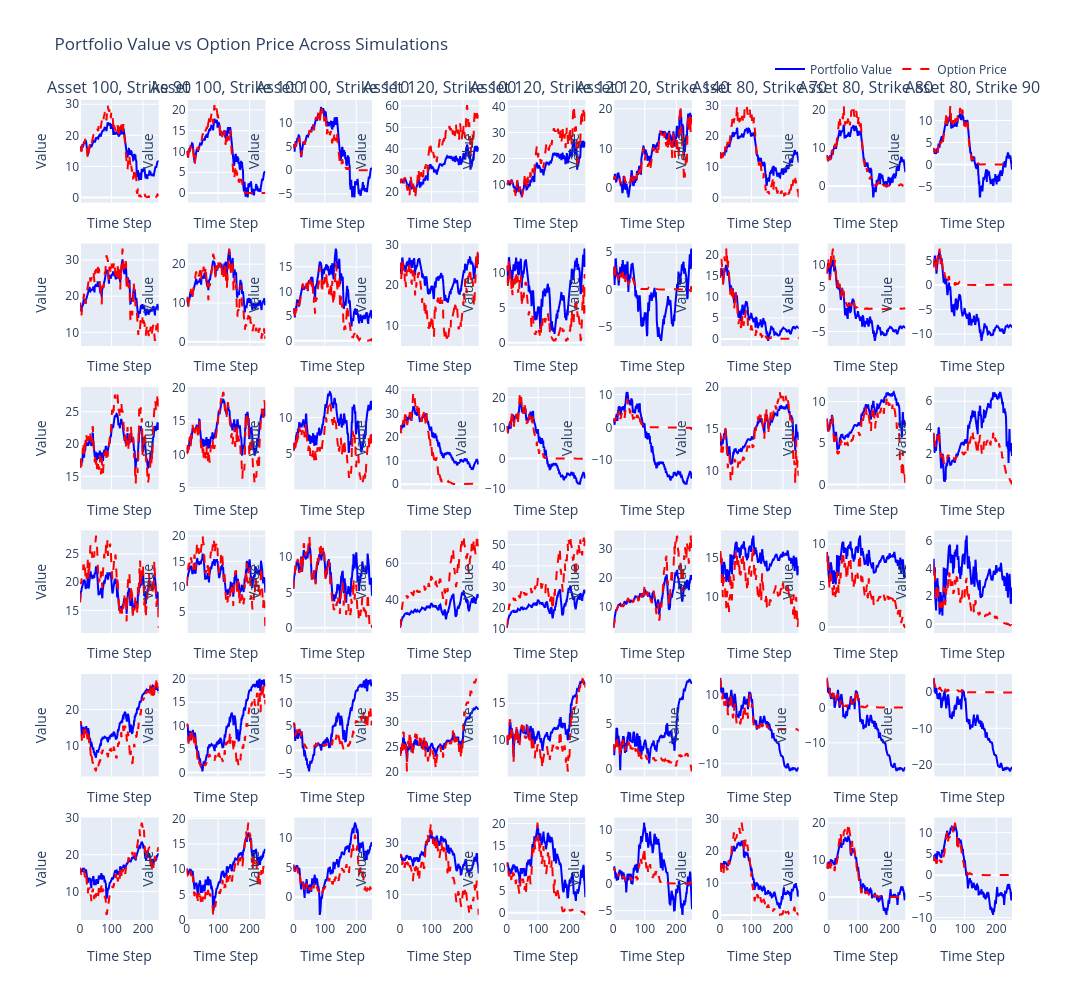

The notebook cell saved with this chart:
### Code cell
plot_portfolio_vs_option_price(env._env)

### Figure 1 — Plotly figure (JSON) as saved in the notebook; plotly's stock layout.template omitted (floating-point values rounded to 4 significant figures; data arrays with more than 128 entries replaced by an {"elided": "..."} marker saying what was removed)
{"data": [{"line": {"color": "blue", "dash": "solid"}, "mode": "lines", "name": "Portfolio Value", "showlegend": true, "type": "scatter", "x": {"elided": "251 int values"}, "xaxis": "x", "y": {"elided": "251 float values"}, "yaxis": "y"}, {"line": {"color": "red", "dash": "dash"}, "mode": "lines", "name": "Option Price", "showlegend": true, "type": "scatter", "x": {"elided": "251 int values"}, "xaxis": "x", "y": {"elided": "251 float values"}, "yaxis": "y"}, {"line": {"color": "blue", "dash": "solid"}, "mode": "lines", "showlegend": false, "type": "scatter", "x": {"elided": "251 int values"}, "xaxis": "x2", "y": {"elided": "251 float values"}, "yaxis": "y2"}, {"line": {"color": "red", "dash": "dash"}, "mode": "lines", "showlegend": false, "type": "scatter", "x": {"elided": "251 int values"}, "xaxis": "x2", "y": {"elided": "251 float values"}, "yaxis": "y2"}, {"line": {"color": "blue", "dash": "solid"}, "mode": "lines", "showlegend": false, "type": "scatter", "x": {"elided": "251 int values"}, "xaxis": "x3", "y": {"elided": "251 float values"}, "yaxis": "y3"}, {"line": {"color": "red", "dash": "dash"}, "mode": "lines", "showlegend": false, "type": "scatter", "x": {"elided": "251 int values"}, "xaxis": "x3", "y": {"elided": "251 float values"}, "yaxis": "y3"}, {"line": {"color": "blue", "dash": "solid"}, "mode": "lines", "showlegend": false, "type": "scatter", "x": {"elided": "251 int values"}, "xaxis": "x4", "y": {"elided": "251 float values"}, "yaxis": "y4"}, {"line": {"color": "red", "dash": "dash"}, "mode": "lines", "showlegend": false, "type": "scatter", "x": {"elided": "251 int values"}, "xaxis": "x4", "y": {"elided": "251 float values"}, "yaxis": "y4"}, {"line": {"color": "blue", "dash": "solid"}, "mode": "lines", "showlegend": false, "type": "scatter", "x": {"elided": "251 int values"}, "xaxis": "x5", "y": {"elided": "251 float values"}, "yaxis": "y5"}, {"line": {"color": "red", "dash": "dash"}, "mode": "lines", "showlegend": false, "type": "scatter", "x": {"elided": "251 int values"}, "xaxis": "x5", "y": {"elided": "251 float values"}, "yaxis": "y5"}, {"line": {"color": "blue", "dash": "solid"}, "mode": "lines", "showlegend": false, "type": "scatter", "x": {"elided": "251 int values"}, "xaxis": "x6", "y": {"elided": "251 float values"}, "yaxis": "y6"}, {"line": {"color": "red", "dash": "dash"}, "mode": "lines", "showlegend": false, "type": "scatter", "x": {"elided": "251 int values"}, "xaxis": "x6", "y": {"elided": "251 float values"}, "yaxis": "y6"}, {"line": {"color": "blue", "dash": "solid"}, "mode": "lines", "showlegend": false, "type": "scatter", "x": {"elided": "251 int values"}, "xaxis": "x7", "y": {"elided": "251 float values"}, "yaxis": "y7"}, {"line": {"color": "red", "dash": "dash"}, "mode": "lines", "showlegend": false, "type": "scatter", "x": {"elided": "251 int values"}, "xaxis": "x7", "y": {"elided": "251 float values"}, "yaxis": "y7"}, {"line": {"color": "blue", "dash": "solid"}, "mode": "lines", "showlegend": false, "type": "scatter", "x": {"elided": "251 int values"}, "xaxis": "x8", "y": {"elided": "251 float values"}, "yaxis": "y8"}, {"line": {"color": "red", "dash": "dash"}, "mode": "lines", "showlegend": false, "type": "scatter", "x": {"elided": "251 int values"}, "xaxis": "x8", "y": {"elided": "251 float values"}, "yaxis": "y8"}, {"line": {"color": "blue", "dash": "solid"}, "mode": "lines", "showlegend": false, "type": "scatter", "x": {"elided": "251 int values"}, "xaxis": "x9", "y": {"elided": "251 float values"}, "yaxis": "y9"}, {"line": {"color": "red", "dash": "dash"}, "mode": "lines", "showlegend": false, "type": "scatter", "x": {"elided": "251 int values"}, "xaxis": "x9", "y": {"elided": "251 float values"}, "yaxis": "y9"}, {"line": {"color": "blue", "dash": "solid"}, "mode": "lines", "showlegend": false, "type": "scatter", "x": {"elided": "251 int values"}, "xaxis": "x10", "y": {"elided": "251 float values"}, "yaxis": "y10"}, {"line": {"color": "red", "dash": "dash"}, "mode": "lines", "showlegend": false, "type": "scatter", "x": {"elided": "251 int values"}, "xaxis": "x10", "y": {"elided": "251 float values"}, "yaxis": "y10"}, {"line": {"color": "blue", "dash": "solid"}, "mode": "lines", "showlegend": false, "type": "scatter", "x": {"elided": "251 int values"}, "xaxis": "x11", "y": {"elided": "251 float values"}, "yaxis": "y11"}, {"line": {"color": "red", "dash": "dash"}, "mode": "lines", "showlegend": false, "type": "scatter", "x": {"elided": "251 int values"}, "xaxis": "x11", "y": {"elided": "251 float values"}, "yaxis": "y11"}, {"line": {"color": "blue", "dash": "solid"}, "mode": "lines", "showlegend": false, "type": "scatter", "x": {"elided": "251 int values"}, "xaxis": "x12", "y": {"elided": "251 float values"}, "yaxis": "y12"}, {"line": {"color": "red", "dash": "dash"}, "mode": "lines", "showlegend": false, "type": "scatter", "x": {"elided": "251 int values"}, "xaxis": "x12", "y": {"elided": "251 float values"}, "yaxis": "y12"}, {"line": {"color": "blue", "dash": "solid"}, "mode": "lines", "showlegend": false, "type": "scatter", "x": {"elided": "251 int values"}, "xaxis": "x13", "y": {"elided": "251 float values"}, "yaxis": "y13"}, {"line": {"color": "red", "dash": "dash"}, "mode": "lines", "showlegend": false, "type": "scatter", "x": {"elided": "251 int values"}, "xaxis": "x13", "y": {"elided": "251 float values"}, "yaxis": "y13"}, {"line": {"color": "blue", "dash": "solid"}, "mode": "lines", "showlegend": false, "type": "scatter", "x": {"elided": "251 int values"}, "xaxis": "x14", "y": {"elided": "251 float values"}, "yaxis": "y14"}, {"line": {"color": "red", "dash": "dash"}, "mode": "lines", "showlegend": false, "type": "scatter", "x": {"elided": "251 int values"}, "xaxis": "x14", "y": {"elided": "251 float values"}, "yaxis": "y14"}, {"line": {"color": "blue", "dash": "solid"}, "mode": "lines", "showlegend": false, "type": "scatter", "x": {"elided": "251 int values"}, "xaxis": "x15", "y": {"elided": "251 float values"}, "yaxis": "y15"}, {"line": {"color": "red", "dash": "dash"}, "mode": "lines", "showlegend": false, "type": "scatter", "x": {"elided": "251 int values"}, "xaxis": "x15", "y": {"elided": "251 float values"}, "yaxis": "y15"}, {"line": {"color": "blue", "dash": "solid"}, "mode": "lines", "showlegend": false, "type": "scatter", "x": {"elided": "251 int values"}, "xaxis": "x16", "y": {"elided": "251 float values"}, "yaxis": "y16"}, {"line": {"color": "red", "dash": "dash"}, "mode": "lines", "showlegend": false, "type": "scatter", "x": {"elided": "251 int values"}, "xaxis": "x16", "y": {"elided": "251 float values"}, "yaxis": "y16"}, {"line": {"color": "blue", "dash": "solid"}, "mode": "lines", "showlegend": false, "type": "scatter", "x": {"elided": "251 int values"}, "xaxis": "x17", "y": {"elided": "251 float values"}, "yaxis": "y17"}, {"line": {"color": "red", "dash": "dash"}, "mode": "lines", "showlegend": false, "type": "scatter", "x": {"elided": "251 int values"}, "xaxis": "x17", "y": {"elided": "251 float values"}, "yaxis": "y17"}, {"line": {"color": "blue", "dash": "solid"}, "mode": "lines", "showlegend": false, "type": "scatter", "x": {"elided": "251 int values"}, "xaxis": "x18", "y": {"elided": "251 float values"}, "yaxis": "y18"}, {"line": {"color": "red", "dash": "dash"}, "mode": "lines", "showlegend": false, "type": "scatter", "x": {"elided": "251 int values"}, "xaxis": "x18", "y": {"elided": "251 float values"}, "yaxis": "y18"}, {"line": {"color": "blue", "dash": "solid"}, "mode": "lines", "showlegend": false, "type": "scatter", "x": {"elided": "251 int values"}, "xaxis": "x19", "y": {"elided": "251 float values"}, "yaxis": "y19"}, {"line": {"color": "red", "dash": "dash"}, "mode": "lines", "showlegend": false, "type": "scatter", "x": {"elided": "251 int values"}, "xaxis": "x19", "y": {"elided": "251 float values"}, "yaxis": "y19"}, {"line": {"color": "blue", "dash": "solid"}, "mode": "lines", "showlegend": false, "type": "scatter", "x": {"elided": "251 int values"}, "xaxis": "x20", "y": {"elided": "251 float values"}, "yaxis": "y20"}, {"line": {"color": "red", "dash": "dash"}, "mode": "lines", "showlegend": false, "type": "scatter", "x": {"elided": "251 int values"}, "xaxis": "x20", "y": {"elided": "251 float values"}, "yaxis": "y20"}, {"line": {"color": "blue", "dash": "solid"}, "mode": "lines", "showlegend": false, "type": "scatter", "x": {"elided": "251 int values"}, "xaxis": "x21", "y": {"elided": "251 float values"}, "yaxis": "y21"}, {"line": {"color": "red", "dash": "dash"}, "mode": "lines", "showlegend": false, "type": "scatter", "x": {"elided": "251 int values"}, "xaxis": "x21", "y": {"elided": "251 float values"}, "yaxis": "y21"}, {"line": {"color": "blue", "dash": "solid"}, "mode": "lines", "showlegend": false, "type": "scatter", "x": {"elided": "251 int values"}, "xaxis": "x22", "y": {"elided": "251 float values"}, "yaxis": "y22"}, {"line": {"color": "red", "dash": "dash"}, "mode": "lines", "showlegend": false, "type": "scatter", "x": {"elided": "251 int values"}, "xaxis": "x22", "y": {"elided": "251 float values"}, "yaxis": "y22"}, {"line": {"color": "blue", "dash": "solid"}, "mode": "lines", "showlegend": false, "type": "scatter", "x": {"elided": "251 int values"}, "xaxis": "x23", "y": {"elided": "251 float values"}, "yaxis": "y23"}, {"line": {"color": "red", "dash": "dash"}, "mode": "lines", "showlegend": false, "type": "scatter", "x": {"elided": "251 int values"}, "xaxis": "x23", "y": {"elided": "251 float values"}, "yaxis": "y23"}, {"line": {"color": "blue", "dash": "solid"}, "mode": "lines", "showlegend": false, "type": "scatter", "x": {"elided": "251 int values"}, "xaxis": "x24", "y": {"elided": "251 float values"}, "yaxis": "y24"}, {"line": {"color": "red", "dash": "dash"}, "mode": "lines", "showlegend": false, "type": "scatter", "x": {"elided": "251 int values"}, "xaxis": "x24", "y": {"elided": "251 float values"}, "yaxis": "y24"}, {"line": {"color": "blue", "dash": "solid"}, "mode": "lines", "showlegend": false, "type": "scatter", "x": {"elided": "251 int values"}, "xaxis": "x25", "y": {"elided": "251 float values"}, "yaxis": "y25"}, {"line": {"color": "red", "dash": "dash"}, "mode": "lines", "showlegend": false, "type": "scatter", "x": {"elided": "251 int values"}, "xaxis": "x25", "y": {"elided": "251 float values"}, "yaxis": "y25"}, {"line": {"color": "blue", "dash": "solid"}, "mode": "lines", "showlegend": false, "type": "scatter", "x": {"elided": "251 int values"}, "xaxis": "x26", "y": {"elided": "251 float values"}, "yaxis": "y26"}, {"line": {"color": "red", "dash": "dash"}, "mode": "lines", "showlegend": false, "type": "scatter", "x": {"elided": "251 int values"}, "xaxis": "x26", "y": {"elided": "251 float values"}, "yaxis": "y26"}, {"line": {"color": "blue", "dash": "solid"}, "mode": "lines", "showlegend": false, "type": "scatter", "x": {"elided": "251 int values"}, "xaxis": "x27", "y": {"elided": "251 float values"}, "yaxis": "y27"}, {"line": {"color": "red", "dash": "dash"}, "mode": "lines", "showlegend": false, "type": "scatter", "x": {"elided": "251 int values"}, "xaxis": "x27", "y": {"elided": "251 float values"}, "yaxis": "y27"}, {"line": {"color": "blue", "dash": "solid"}, "mode": "lines", "showlegend": false, "type": "scatter", "x": {"elided": "251 int values"}, "xaxis": "x28", "y": {"elided": "251 float values"}, "yaxis": "y28"}, {"line": {"color": "red", "dash": "dash"}, "mode": "lines", "showlegend": false, "type": "scatter", "x": {"elided": "251 int values"}, "xaxis": "x28", "y": {"elided": "251 float values"}, "yaxis": "y28"}, {"line": {"color": "blue", "dash": "solid"}, "mode": "lines", "showlegend": false, "type": "scatter", "x": {"elided": "251 int values"}, "xaxis": "x29", "y": {"elided": "251 float values"}, "yaxis": "y29"}, {"line": {"color": "red", "dash": "dash"}, "mode": "lines", "showlegend": false, "type": "scatter", "x": {"elided": "251 int values"}, "xaxis": "x29", "y": {"elided": "251 float values"}, "yaxis": "y29"}, {"line": {"color": "blue", "dash": "solid"}, "mode": "lines", "showlegend": false, "type": "scatter", "x": {"elided": "251 int values"}, "xaxis": "x30", "y": {"elided": "251 float values"}, "yaxis": "y30"}, {"line": {"color": "red", "dash": "dash"}, "mode": "lines", "showlegend": false, "type": "scatter", "x": {"elided": "251 int values"}, "xaxis": "x30", "y": {"elided": "251 float values"}, "yaxis": "y30"}, {"line": {"color": "blue", "dash": "solid"}, "mode": "lines", "showlegend": false, "type": "scatter", "x": {"elided": "251 int values"}, "xaxis": "x31", "y": {"elided": "251 float values"}, "yaxis": "y31"}, {"line": {"color": "red", "dash": "dash"}, "mode": "lines", "showlegend": false, "type": "scatter", "x": {"elided": "251 int values"}, "xaxis": "x31", "y": {"elided": "251 float values"}, "yaxis": "y31"}, {"line": {"color": "blue", "dash": "solid"}, "mode": "lines", "showlegend": false, "type": "scatter", "x": {"elided": "251 int values"}, "xaxis": "x32", "y": {"elided": "251 float values"}, "yaxis": "y32"}, {"line": {"color": "red", "dash": "dash"}, "mode": "lines", "showlegend": false, "type": "scatter", "x": {"elided": "251 int values"}, "xaxis": "x32", "y": {"elided": "251 float values"}, "yaxis": "y32"}, {"line": {"color": "blue", "dash": "solid"}, "mode": "lines", "showlegend": false, "type": "scatter", "x": {"elided": "251 int values"}, "xaxis": "x33", "y": {"elided": "251 float values"}, "yaxis": "y33"}, {"line": {"color": "red", "dash": "dash"}, "mode": "lines", "showlegend": false, "type": "scatter", "x": {"elided": "251 int values"}, "xaxis": "x33", "y": {"elided": "251 float values"}, "yaxis": "y33"}, {"line": {"color": "blue", "dash": "solid"}, "mode": "lines", "showlegend": false, "type": "scatter", "x": {"elided": "251 int values"}, "xaxis": "x34", "y": {"elided": "251 float values"}, "yaxis": "y34"}, {"line": {"color": "red", "dash": "dash"}, "mode": "lines", "showlegend": false, "type": "scatter", "x": {"elided": "251 int values"}, "xaxis": "x34", "y": {"elided": "251 float values"}, "yaxis": "y34"}, {"line": {"color": "blue", "dash": "solid"}, "mode": "lines", "showlegend": false, "type": "scatter", "x": {"elided": "251 int values"}, "xaxis": "x35", "y": {"elided": "251 float values"}, "yaxis": "y35"}, {"line": {"color": "red", "dash": "dash"}, "mode": "lines", "showlegend": false, "type": "scatter", "x": {"elided": "251 int values"}, "xaxis": "x35", "y": {"elided": "251 float values"}, "yaxis": "y35"}, {"line": {"color": "blue", "dash": "solid"}, "mode": "lines", "showlegend": false, "type": "scatter", "x": {"elided": "251 int values"}, "xaxis": "x36", "y": {"elided": "251 float values"}, "yaxis": "y36"}, {"line": {"color": "red", "dash": "dash"}, "mode": "lines", "showlegend": false, "type": "scatter", "x": {"elided": "251 int values"}, "xaxis": "x36", "y": {"elided": "251 float values"}, "yaxis": "y36"}, {"line": {"color": "blue", "dash": "solid"}, "mode": "lines", "showlegend": false, "type": "scatter", "x": {"elided": "251 int values"}, "xaxis": "x37", "y": {"elided": "251 float values"}, "yaxis": "y37"}, {"line": {"color": "red", "dash": "dash"}, "mode": "lines", "showlegend": false, "type": "scatter", "x": {"elided": "251 int values"}, "xaxis": "x37", "y": {"elided": "251 float values"}, "yaxis": "y37"}, {"line": {"color": "blue", "dash": "solid"}, "mode": "lines", "showlegend": false, "type": "scatter", "x": {"elided": "251 int values"}, "xaxis": "x38", "y": {"elided": "251 float values"}, "yaxis": "y38"}, {"line": {"color": "red", "dash": "dash"}, "mode": "lines", "showlegend": false, "type": "scatter", "x": {"elided": "251 int values"}, "xaxis": "x38", "y": {"elided": "251 float values"}, "yaxis": "y38"}, {"line": {"color": "blue", "dash": "solid"}, "mode": "lines", "showlegend": false, "type": "scatter", "x": {"elided": "251 int values"}, "xaxis": "x39", "y": {"elided": "251 float values"}, "yaxis": "y39"}, {"line": {"color": "red", "dash": "dash"}, "mode": "lines", "showlegend": false, "type": "scatter", "x": {"elided": "251 int values"}, "xaxis": "x39", "y": {"elided": "251 float values"}, "yaxis": "y39"}, {"line": {"color": "blue", "dash": "solid"}, "mode": "lines", "showlegend": false, "type": "scatter", "x": {"elided": "251 int values"}, "xaxis": "x40", "y": {"elided": "251 float values"}, "yaxis": "y40"}, {"line": {"color": "red", "dash": "dash"}, "mode": "lines", "showlegend": false, "type": "scatter", "x": {"elided": "251 int values"}, "xaxis": "x40", "y": {"elided": "251 float values"}, "yaxis": "y40"}, {"line": {"color": "blue", "dash": "solid"}, "mode": "lines", "showlegend": false, "type": "scatter", "x": {"elided": "251 int values"}, "xaxis": "x41", "y": {"elided": "251 float values"}, "yaxis": "y41"}, {"line": {"color": "red", "dash": "dash"}, "mode": "lines", "showlegend": false, "type": "scatter", "x": {"elided": "251 int values"}, "xaxis": "x41", "y": {"elided": "251 float values"}, "yaxis": "y41"}, {"line": {"color": "blue", "dash": "solid"}, "mode": "lines", "showlegend": false, "type": "scatter", "x": {"elided": "251 int values"}, "xaxis": "x42", "y": {"elided": "251 float values"}, "yaxis": "y42"}, {"line": {"color": "red", "dash": "dash"}, "mode": "lines", "showlegend": false, "type": "scatter", "x": {"elided": "251 int values"}, "xaxis": "x42", "y": {"elided": "251 float values"}, "yaxis": "y42"}, {"line": {"color": "blue", "dash": "solid"}, "mode": "lines", "showlegend": false, "type": "scatter", "x": {"elided": "251 int values"}, "xaxis": "x43", "y": {"elided": "251 float values"}, "yaxis": "y43"}, {"line": {"color": "red", "dash": "dash"}, "mode": "lines", "showlegend": false, "type": "scatter", "x": {"elided": "251 int values"}, "xaxis": "x43", "y": {"elided": "251 float values"}, "yaxis": "y43"}, {"line": {"color": "blue", "dash": "solid"}, "mode": "lines", "showlegend": false, "type": "scatter", "x": {"elided": "251 int values"}, "xaxis": "x44", "y": {"elided": "251 float values"}, "yaxis": "y44"}, {"line": {"color": "red", "dash": "dash"}, "mode": "lines", "showlegend": false, "type": "scatter", "x": {"elided": "251 int values"}, "xaxis": "x44", "y": {"elided": "251 float values"}, "yaxis": "y44"}, {"line": {"color": "blue", "dash": "solid"}, "mode": "lines", "showlegend": false, "type": "scatter", "x": {"elided": "251 int values"}, "xaxis": "x45", "y": {"elided": "251 float values"}, "yaxis": "y45"}, {"line": {"color": "red", "dash": "dash"}, "mode": "lines", "showlegend": false, "type": "scatter", "x": {"elided": "251 int values"}, "xaxis": "x45", "y": {"elided": "251 float values"}, "yaxis": "y45"}, {"line": {"color": "blue", "dash": "solid"}, "mode": "lines", "showlegend": false, "type": "scatter", "x": {"elided": "251 int values"}, "xaxis": "x46", "y": {"elided": "251 float values"}, "yaxis": "y46"}, {"line": {"color": "red", "dash": "dash"}, "mode": "lines", "showlegend": false, "type": "scatter", "x": {"elided": "251 int values"}, "xaxis": "x46", "y": {"elided": "251 float values"}, "yaxis": "y46"}, {"line": {"color": "blue", "dash": "solid"}, "mode": "lines", "showlegend": false, "type": "scatter", "x": {"elided": "251 int values"}, "xaxis": "x47", "y": {"elided": "251 float values"}, "yaxis": "y47"}, {"line": {"color": "red", "dash": "dash"}, "mode": "lines", "showlegend": false, "type": "scatter", "x": {"elided": "251 int values"}, "xaxis": "x47", "y": {"elided": "251 float values"}, "yaxis": "y47"}, {"line": {"color": "blue", "dash": "solid"}, "mode": "lines", "showlegend": false, "type": "scatter", "x": {"elided": "251 int values"}, "xaxis": "x48", "y": {"elided": "251 float values"}, "yaxis": "y48"}, {"line": {"color": "red", "dash": "dash"}, "mode": "lines", "showlegend": false, "type": "scatter", "x": {"elided": "251 int values"}, "xaxis": "x48", "y": {"elided": "251 float values"}, "yaxis": "y48"}, {"line": {"color": "blue", "dash": "solid"}, "mode": "lines", "showlegend": false, "type": "scatter", "x": {"elided": "251 int values"}, "xaxis": "x49", "y": {"elided": "251 float values"}, "yaxis": "y49"}, {"line": {"color": "red", "dash": "dash"}, "mode": "lines", "showlegend": false, "type": "scatter", "x": {"elided": "251 int values"}, "xaxis": "x49", "y": {"elided": "251 float values"}, "yaxis": "y49"}, {"line": {"color": "blue", "dash": "solid"}, "mode": "lines", "showlegend": false, "type": "scatter", "x": {"elided": "251 int values"}, "xaxis": "x50", "y": {"elided": "251 float values"}, "yaxis": "y50"}, {"line": {"color": "red", "dash": "dash"}, "mode": "lines", "showlegend": false, "type": "scatter", "x": {"elided": "251 int values"}, "xaxis": "x50", "y": {"elided": "251 float values"}, "yaxis": "y50"}, {"line": {"color": "blue", "dash": "solid"}, "mode": "lines", "showlegend": false, "type": "scatter", "x": {"elided": "251 int values"}, "xaxis": "x51", "y": {"elided": "251 float values"}, "yaxis": "y51"}, {"line": {"color": "red", "dash": "dash"}, "mode": "lines", "showlegend": false, "type": "scatter", "x": {"elided": "251 int values"}, "xaxis": "x51", "y": {"elided": "251 float values"}, "yaxis": "y51"}, {"line": {"color": "blue", "dash": "solid"}, "mode": "lines", "showlegend": false, "type": "scatter", "x": {"elided": "251 int values"}, "xaxis": "x52", "y": {"elided": "251 float values"}, "yaxis": "y52"}, {"line": {"color": "red", "dash": "dash"}, "mode": "lines", "showlegend": false, "type": "scatter", "x": {"elided": "251 int values"}, "xaxis": "x52", "y": {"elided": "251 float values"}, "yaxis": "y52"}, {"line": {"color": "blue", "dash": "solid"}, "mode": "lines", "showlegend": false, "type": "scatter", "x": {"elided": "251 int values"}, "xaxis": "x53", "y": {"elided": "251 float values"}, "yaxis": "y53"}, {"line": {"color": "red", "dash": "dash"}, "mode": "lines", "showlegend": false, "type": "scatter", "x": {"elided": "251 int values"}, "xaxis": "x53", "y": {"elided": "251 float values"}, "yaxis": "y53"}, {"line": {"color": "blue", "dash": "solid"}, "mode": "lines", "showlegend": false, "type": "scatter", "x": {"elided": "251 int values"}, "xaxis": "x54", "y": {"elided": "251 float values"}, "yaxis": "y54"}, {"line": {"color": "red", "dash": "dash"}, "mode": "lines", "showlegend": false, "type": "scatter", "x": {"elided": "251 int values"}, "xaxis": "x54", "y": {"elided": "251 float values"}, "yaxis": "y54"}], "layout": {"annotations": [{"font": {"size": 16}, "showarrow": false, "text": "Asset 100, Strike 90", "x": 0.04222, "xanchor": "center", "xref": "paper", "y": 1, "yanchor": "bottom", "yref": "paper"}, {"font": {"size": 16}, "showarrow": false, "text": "Asset 100, Strike 100", "x": 0.1567, "xanchor": "center", "xref": "paper", "y": 1, "yanchor": "bottom", "yref": "paper"}, {"font": {"size": 16}, "showarrow": false, "text": "Asset 100, Strike 110", "x": 0.2711, "xanchor": "center", "xref": "paper", "y": 1, "yanchor": "bottom", "yref": "paper"}, {"font": {"size": 16}, "showarrow": false, "text": "Asset 120, Strike 100", "x": 0.3856, "xanchor": "center", "xref": "paper", "y": 1, "yanchor": "bottom", "yref": "paper"}, {"font": {"size": 16}, "showarrow": false, "text": "Asset 120, Strike 120", "x": 0.5, "xanchor": "center", "xref": "paper", "y": 1, "yanchor": "bottom", "yref": "paper"}, {"font": {"size": 16}, "showarrow": false, "text": "Asset 120, Strike 140", "x": 0.6144, "xanchor": "center", "xref": "paper", "y": 1, "yanchor": "bottom", "yref": "paper"}, {"font": {"size": 16}, "showarrow": false, "text": "Asset 80, Strike 70", "x": 0.7289, "xanchor": "center", "xref": "paper", "y": 1, "yanchor": "bottom", "yref": "paper"}, {"font": {"size": 16}, "showarrow": false, "text": "Asset 80, Strike 80", "x": 0.8433, "xanchor": "center", "xref": "paper", "y": 1, "yanchor": "bottom", "yref": "paper"}, {"font": {"size": 16}, "showarrow": false, "text": "Asset 80, Strike 90", "x": 0.9578, "xanchor": "center", "xref": "paper", "y": 1, "yanchor": "bottom", "yref": "paper"}], "height": 1000, "legend": {"orientation": "h", "x": 1, "xanchor": "right", "y": 1.02, "yanchor": "bottom"}, "title": {"text": "Portfolio Value vs Option Price Across Simulations"}, "width": 1200, "xaxis": {"anchor": "y", "domain": [0, 0.08444], "matches": "x46", "showticklabels": false, "title": {"text": "Time Step"}}, "xaxis10": {"anchor": "y10", "domain": [0, 0.08444], "matches": "x46", "showticklabels": false, "title": {"text": "Time Step"}}, "xaxis11": {"anchor": "y11", "domain": [0.1144, 0.1989], "matches": "x47", "showticklabels": false, "title": {"text": "Time Step"}}, "xaxis12": {"anchor": "y12", "domain": [0.2289, 0.3133], "matches": "x48", "showticklabels": false, "title": {"text": "Time Step"}}, "xaxis13": {"anchor": "y13", "domain": [0.3433, 0.4278], "matches": "x49", "showticklabels": false, "title": {"text": "Time Step"}}, "xaxis14": {"anchor": "y14", "domain": [0.4578, 0.5422], "matches": "x50", "showticklabels": false, "title": {"text": "Time Step"}}, "xaxis15": {"anchor": "y15", "domain": [0.5722, 0.6567], "matches": "x51", "showticklabels": false, "title": {"text": "Time Step"}}, "xaxis16": {"anchor": "y16", "domain": [0.6867, 0.7711], "matches": "x52", "showticklabels": false, "title": {"text": "Time Step"}}, "xaxis17": {"anchor": "y17", "domain": [0.8011, 0.8856], "matches": "x53", "showticklabels": false, "title": {"text": "Time Step"}}, "xaxis18": {"anchor": "y18", "domain": [0.9156, 1], "matches": "x54", "showticklabels": false, "title": {"text": "Time Step"}}, "xaxis19": {"anchor": "y19", "domain": [0, 0.08444], "matches": "x46", "showticklabels": false, "title": {"text": "Time Step"}}, "xaxis2": {"anchor": "y2", "domain": [0.1144, 0.1989], "matches": "x47", "showticklabels": false, "title": {"text": "Time Step"}}, "xaxis20": {"anchor": "y20", "domain": [0.1144, 0.1989], "matches": "x47", "showticklabels": false, "title": {"text": "Time Step"}}, "xaxis21": {"anchor": "y21", "domain": [0.2289, 0.3133], "matches": "x48", "showticklabels": false, "title": {"text": "Time Step"}}, "xaxis22": {"anchor": "y22", "domain": [0.3433, 0.4278], "matches": "x49", "showticklabels": false, "title": {"text": "Time Step"}}, "xaxis23": {"anchor": "y23", "domain": [0.4578, 0.5422], "matches": "x50", "showticklabels": false, "title": {"text": "Time Step"}}, "xaxis24": {"anchor": "y24", "domain": [0.5722, 0.6567], "matches": "x51", "showticklabels": false, "title": {"text": "Time Step"}}, "xaxis25": {"anchor": "y25", "domain": [0.6867, 0.7711], "matches": "x52", "showticklabels": false, "title": {"text": "Time Step"}}, "xaxis26": {"anchor": "y26", "domain": [0.8011, 0.8856], "matches": "x53", "showticklabels": false, "title": {"text": "Time Step"}}, "xaxis27": {"anchor": "y27", "domain": [0.9156, 1], "matches": "x54", "showticklabels": false, "title": {"text": "Time Step"}}, "xaxis28": {"anchor": "y28", "domain": [0, 0.08444], "matches": "x46", "showticklabels": false, "title": {"text": "Time Step"}}, "xaxis29": {"anchor": "y29", "domain": [0.1144, 0.1989], "matches": "x47", "showticklabels": false, "title": {"text": "Time Step"}}, "xaxis3": {"anchor": "y3", "domain": [0.2289, 0.3133], "matches": "x48", "showticklabels": false, "title": {"text": "Time Step"}}, "xaxis30": {"anchor": "y30", "domain": [0.2289, 0.3133], "matches": "x48", "showticklabels": false, "title": {"text": "Time Step"}}, "xaxis31": {"anchor": "y31", "domain": [0.3433, 0.4278], "matches": "x49", "showticklabels": false, "title": {"text": "Time Step"}}, "xaxis32": {"anchor": "y32", "domain": [0.4578, 0.5422], "matches": "x50", "showticklabels": false, "title": {"text": "Time Step"}}, "xaxis33": {"anchor": "y33", "domain": [0.5722, 0.6567], "matches": "x51", "showticklabels": false, "title": {"text": "Time Step"}}, "xaxis34": {"anchor": "y34", "domain": [0.6867, 0.7711], "matches": "x52", "showticklabels": false, "title": {"text": "Time Step"}}, "xaxis35": {"anchor": "y35", "domain": [0.8011, 0.8856], "matches": "x53", "showticklabels": false, "title": {"text": "Time Step"}}, "xaxis36": {"anchor": "y36", "domain": [0.9156, 1], "matches": "x54", "showticklabels": false, "title": {"text": "Time Step"}}, "xaxis37": {"anchor": "y37", "domain": [0, 0.08444], "matches": "x46", "showticklabels": false, "title": {"text": "Time Step"}}, "xaxis38": {"anchor": "y38", "domain": [0.1144, 0.1989], "matches": "x47", "showticklabels": false, "title": {"text": "Time Step"}}, "xaxis39": {"anchor": "y39", "domain": [0.2289, 0.3133], "matches": "x48", "showticklabels": false, "title": {"text": "Time Step"}}, "xaxis4": {"anchor": "y4", "domain": [0.3433, 0.4278], "matches": "x49", "showticklabels": false, "title": {"text": "Time Step"}}, "xaxis40": {"anchor": "y40", "domain": [0.3433, 0.4278], "matches": "x49", "showticklabels": false, "title": {"text": "Time Step"}}, "xaxis41": {"anchor": "y41", "domain": [0.4578, 0.5422], "matches": "x50", "showticklabels": false, "title": {"text": "Time Step"}}, "xaxis42": {"anchor": "y42", "domain": [0.5722, 0.6567], "matches": "x51", "showticklabels": false, "title": {"text": "Time Step"}}, "xaxis43": {"anchor": "y43", "domain": [0.6867, 0.7711], "matches": "x52", "showticklabels": false, "title": {"text": "Time Step"}}, "xaxis44": {"anchor": "y44", "domain": [0.8011, 0.8856], "matches": "x53", "showticklabels": false, "title": {"text": "Time Step"}}, "xaxis45": {"anchor": "y45", "domain": [0.9156, 1], "matches": "x54", "showticklabels": false, "title": {"text": "Time Step"}}, "xaxis46": {"anchor": "y46", "domain": [0, 0.08444], "title": {"text": "Time Step"}}, "xaxis47": {"anchor": "y47", "domain": [0.1144, 0.1989], "title": {"text": "Time Step"}}, "xaxis48": {"anchor": "y48", "domain": [0.2289, 0.3133], "title": {"text": "Time Step"}}, "xaxis49": {"anchor": "y49", "domain": [0.3433, 0.4278], "title": {"text": "Time Step"}}, "xaxis5": {"anchor": "y5", "domain": [0.4578, 0.5422], "matches": "x50", "showticklabels": false, "title": {"text": "Time Step"}}, "xaxis50": {"anchor": "y50", "domain": [0.4578, 0.5422], "title": {"text": "Time Step"}}, "xaxis51": {"anchor": "y51", "domain": [0.5722, 0.6567], "title": {"text": "Time Step"}}, "xaxis52": {"anchor": "y52", "domain": [0.6867, 0.7711], "title": {"text": "Time Step"}}, "xaxis53": {"anchor": "y53", "domain": [0.8011, 0.8856], "title": {"text": "Time Step"}}, "xaxis54": {"anchor": "y54", "domain": [0.9156, 1], "title": {"text": "Time Step"}}, "xaxis6": {"anchor": "y6", "domain": [0.5722, 0.6567], "matches": "x51", "showticklabels": false, "title": {"text": "Time Step"}}, "xaxis7": {"anchor": "y7", "domain": [0.6867, 0.7711], "matches": "x52", "showticklabels": false, "title": {"text": "Time Step"}}, "xaxis8": {"anchor": "y8", "domain": [0.8011, 0.8856], "matches": "x53", "showticklabels": false, "title": {"text": "Time Step"}}, "xaxis9": {"anchor": "y9", "domain": [0.9156, 1], "matches": "x54", "showticklabels": false, "title": {"text": "Time Step"}}, "yaxis": {"anchor": "x", "domain": [0.875, 1], "title": {"text": "Value"}}, "yaxis10": {"anchor": "x10", "domain": [0.7, 0.825], "title": {"text": "Value"}}, "yaxis11": {"anchor": "x11", "domain": [0.7, 0.825], "title": {"text": "Value"}}, "yaxis12": {"anchor": "x12", "domain": [0.7, 0.825], "title": {"text": "Value"}}, "yaxis13": {"anchor": "x13", "domain": [0.7, 0.825], "title": {"text": "Value"}}, "yaxis14": {"anchor": "x14", "domain": [0.7, 0.825], "title": {"text": "Value"}}, "yaxis15": {"anchor": "x15", "domain": [0.7, 0.825], "title": {"text": "Value"}}, "yaxis16": {"anchor": "x16", "domain": [0.7, 0.825], "title": {"text": "Value"}}, "yaxis17": {"anchor": "x17", "domain": [0.7, 0.825], "title": {"text": "Value"}}, "yaxis18": {"anchor": "x18", "domain": [0.7, 0.825], "title": {"text": "Value"}}, "yaxis19": {"anchor": "x19", "domain": [0.525, 0.65], "title": {"text": "Value"}}, "yaxis2": {"anchor": "x2", "domain": [0.875, 1], "title": {"text": "Value"}}, "yaxis20": {"anchor": "x20", "domain": [0.525, 0.65], "title": {"text": "Value"}}, "yaxis21": {"anchor": "x21", "domain": [0.525, 0.65], "title": {"text": "Value"}}, "yaxis22": {"anchor": "x22", "domain": [0.525, 0.65], "title": {"text": "Value"}}, "yaxis23": {"anchor": "x23", "domain": [0.525, 0.65], "title": {"text": "Value"}}, "yaxis24": {"anchor": "x24", "domain": [0.525, 0.65], "title": {"text": "Value"}}, "yaxis25": {"anchor": "x25", "domain": [0.525, 0.65], "title": {"text": "Value"}}, "yaxis26": {"anchor": "x26", "domain": [0.525, 0.65], "title": {"text": "Value"}}, "yaxis27": {"anchor": "x27", "domain": [0.525, 0.65], "title": {"text": "Value"}}, "yaxis28": {"anchor": "x28", "domain": [0.35, 0.475], "title": {"text": "Value"}}, "yaxis29": {"anchor": "x29", "domain": [0.35, 0.475], "title": {"text": "Value"}}, "yaxis3": {"anchor": "x3", "domain": [0.875, 1], "title": {"text": "Value"}}, "yaxis30": {"anchor": "x30", "domain": [0.35, 0.475], "title": {"text": "Value"}}, "yaxis31": {"anchor": "x31", "domain": [0.35, 0.475], "title": {"text": "Value"}}, "yaxis32": {"anchor": "x32", "domain": [0.35, 0.475], "title": {"text": "Value"}}, "yaxis33": {"anchor": "x33", "domain": [0.35, 0.475], "title": {"text": "Value"}}, "yaxis34": {"anchor": "x34", "domain": [0.35, 0.475], "title": {"text": "Value"}}, "yaxis35": {"anchor": "x35", "domain": [0.35, 0.475], "title": {"text": "Value"}}, "yaxis36": {"anchor": "x36", "domain": [0.35, 0.475], "title": {"text": "Value"}}, "yaxis37": {"anchor": "x37", "domain": [0.175, 0.3], "title": {"text": "Value"}}, "yaxis38": {"anchor": "x38", "domain": [0.175, 0.3], "title": {"text": "Value"}}, "yaxis39": {"anchor": "x39", "domain": [0.175, 0.3], "title": {"text": "Value"}}, "yaxis4": {"anchor": "x4", "domain": [0.875, 1], "title": {"text": "Value"}}, "yaxis40": {"anchor": "x40", "domain": [0.175, 0.3], "title": {"text": "Value"}}, "yaxis41": {"anchor": "x41", "domain": [0.175, 0.3], "title": {"text": "Value"}}, "yaxis42": {"anchor": "x42", "domain": [0.175, 0.3], "title": {"text": "Value"}}, "yaxis43": {"anchor": "x43", "domain": [0.175, 0.3], "title": {"text": "Value"}}, "yaxis44": {"anchor": "x44", "domain": [0.175, 0.3], "title": {"text": "Value"}}, "yaxis45": {"anchor": "x45", "domain": [0.175, 0.3], "title": {"text": "Value"}}, "yaxis46": {"anchor": "x46", "domain": [0, 0.125], "title": {"text": "Value"}}, "yaxis47": {"anchor": "x47", "domain": [0, 0.125], "title": {"text": "Value"}}, "yaxis48": {"anchor": "x48", "domain": [0, 0.125], "title": {"text": "Value"}}, "yaxis49": {"anchor": "x49", "domain": [0, 0.125], "title": {"text": "Value"}}, "yaxis5": {"anchor": "x5", "domain": [0.875, 1], "title": {"text": "Value"}}, "yaxis50": {"anchor": "x50", "domain": [0, 0.125], "title": {"text": "Value"}}, "yaxis51": {"anchor": "x51", "domain": [0, 0.125], "title": {"text": "Value"}}, "yaxis52": {"anchor": "x52", "domain": [0, 0.125], "title": {"text": "Value"}}, "yaxis53": {"anchor": "x53", "domain": [0, 0.125], "title": {"text": "Value"}}, "yaxis54": {"anchor": "x54", "domain": [0, 0.125], "title": {"text": "Value"}}, "yaxis6": {"anchor": "x6", "domain": [0.875, 1], "title": {"text": "Value"}}, "yaxis7": {"anchor": "x7", "domain": [0.875, 1], "title": {"text": "Value"}}, "yaxis8": {"anchor": "x8", "domain": [0.875, 1], "title": {"text": "Value"}}, "yaxis9": {"anchor": "x9", "domain": [0.875, 1], "title": {"text": "Value"}}}}
